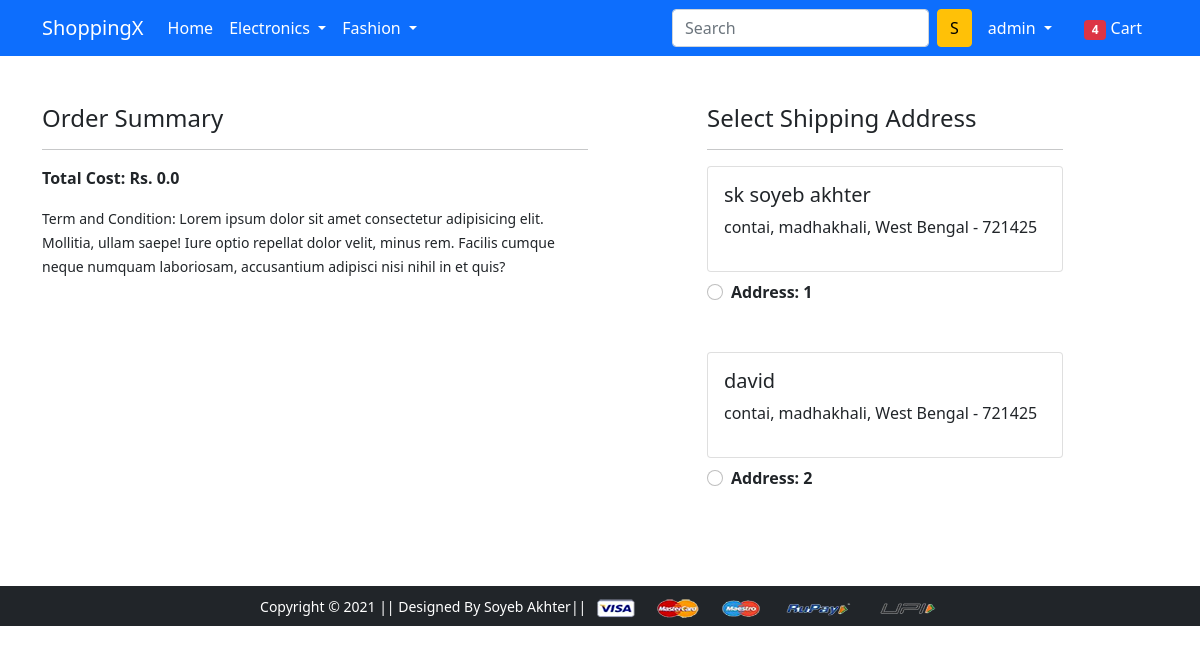
/checkout/ (signed in), run on an earlier commit of the app's database.
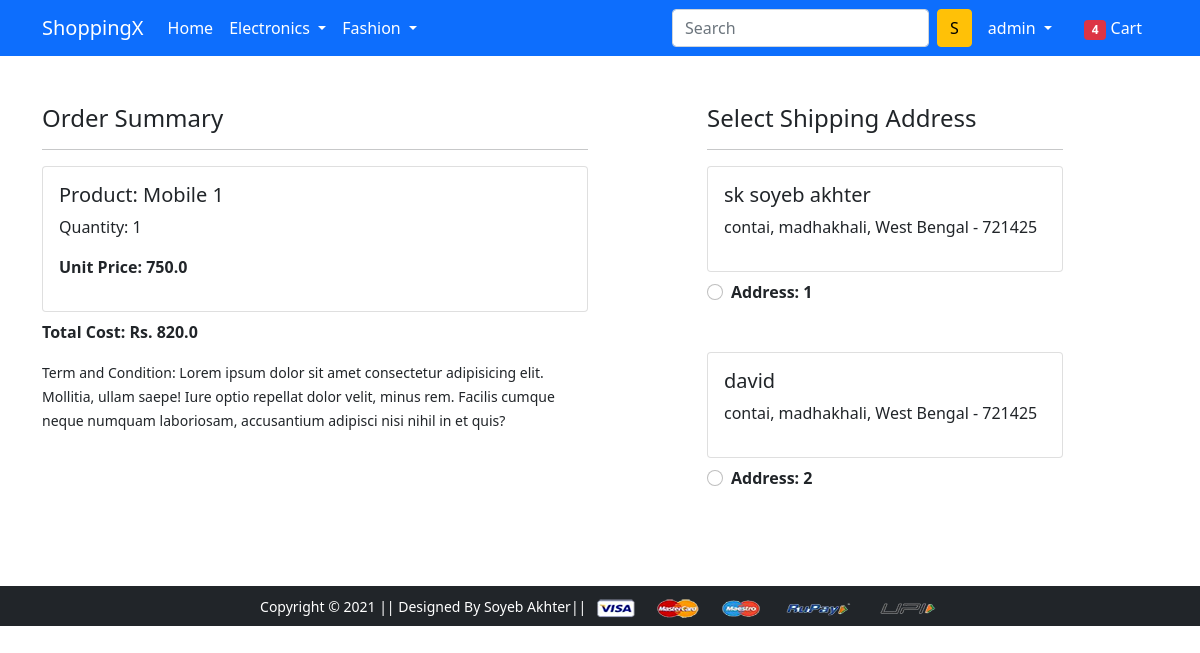
And on a later commit of the database.
### app/models.py (models this page shows, shortened)
class Customer(models.Model):
    user = models.ForeignKey(User, on_delete=models.CASCADE)
    name = models.CharField(max_length=150)
    locality = models.CharField(max_length=150)
    city = models.CharField(max_length=150)
    zipcode = models.IntegerField()
    state = models.CharField(choices=STATE_CHOICES, max_length=150)

class Cart(models.Model):
    user = models.ForeignKey(User, on_delete=models.CASCADE)
    product = models.ForeignKey(Product, on_delete=models.CASCADE)
    quantity = models.PositiveIntegerField(default=1)

class Product(models.Model):
    title = models.CharField(max_length=150)
    selling_price = models.FloatField()
    discounted_price = models.FloatField()
    description = models.TextField()
    brand = models.CharField(max_length=150)
    category = models.CharField(choices=CATEGORY_CHOICES, max_length=5)
    product_image = models.ImageField(upload_to='productImg')

### app/views.py (the view)
# urls.py: path('checkout/', views.checkout, name='checkout'),
def checkout(request):
    user = request.user
    add = Customer.objects.filter(user=user)
    cart_items = Cart.objects.filter(user=user)
    amount = 0.0
    shipping_amount = 70.0
    total_amount = 0.0
    if cart_items :
        for p in cart_items:
            tempamount = (p.quantity * p.product.discounted_price)
            amount += tempamount
            total_amount = amount + shipping_amount
    context = {
        'cart_items' : cart_items,
        'add': add,
        'totalamount': total_amount
    }
    return render(request, 'app/checkout.html', context)

### app/templates/app/checkout.html (shortened to what this page needs)
{% extends 'app/base.html' %}
{% load static %}
{% block main-content %}
<div class="container">
 <div class="row mt-5">
  <div class="col-sm-6">
    <h4>Order Summary</h4>
    <hr>
    {% for item in cart_items %}
      <div class="card mb-2">
        <div class="card-body">
          <h5>Product: {{ item.product.title }}</h5>
          <p>Quantity: {{ item.quantity }}</p>
          <p class="fw-bold">Unit Price: {{ item.product.discounted_price }}</p>
        </div>
      </div>
      {% endfor %}
      <p class="fw-bold">Total Cost: Rs. {{ totalamount }}</p>
    <small>Term and Condition: Lorem ipsum dolor sit amet consectetur adipisicing elit. Mollitia, ullam saepe! Iure optio repellat dolor velit, minus rem. Facilis cumque neque numquam laboriosam, accusantium adipisci nisi nihil in et quis?</small>
  </div>
  <div class="col-sm-4 offset-sm-1">
    <h4>Select Shipping Address</h4>
    <hr>
    <form action="/paymentdone" id="myform">
      {% for address in add %}
        <div class="card">
          <div class="card-body">
          <h5>{{ address.name }}</h5>
          <p>{{ address.locality }}, {{ address.city}}, {{address.state}} - {{ address.zipcode}}</p>
          </div>
        </div>
          <div class="form-check mt-2 mb-5">
            <input class="form-check-input" type="radio" value="{{ address.id }}" name="custid" id="custadd{{forloop.counter}}" value="{{ address.id }}">
            <label class="form-check-label fw-bold" for="custadd{{forloop.counter}}">
              Address: {{ forloop.counter }} </label>
          </div>
        {% endfor %}
      </form>
    </div>
  </div>
</div>
{% endblock main-content %}

What changed in the data, as far as the page shows it:
added Cart: product "Mobile 1", quantity "1", product.discounted_price "750.0"
Also different on the page:
{{ totalamount }}: "0.0" → "820.0"
